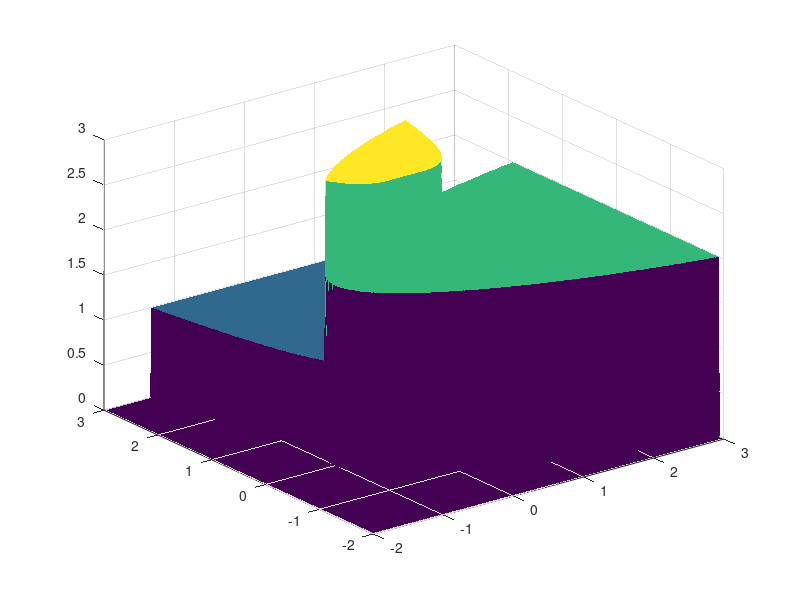

Write the MATLAB code that produced this figure. (Note: this script raises an error after producing the figure.)
clear;
clc
[X,Y] = meshgrid(-2:.01:3);
Z = (5*sinh(Y./5) >= X.^4); 
% Z=1 where the first constraint is satisfied, Z=0 otherwise
Z = Z + 2*(5*tanh(X./5) >= Y.^2 - 1); 
% Z=2 where the second is satisfied, Z=3 where both are
surf(X,Y,Z,'LineStyle','none');
fig = gcf;
fig.Color = 'w'; % white background
view(0,90)
hold on
plot3(1.333,1.037, 4,'*','MarkerEdgeColor','r','MarkerSize',8);
plot3(.4396, .0373, 4,'o','MarkerEdgeColor','r','MarkerSize',8); 
% best point
xlabel('x')
ylabel('y')
%%%%%%%%%%%%%%%%%%%%%%%%%%%%%%%
options = optimoptions('fmincon', ...
            'Algorithm', ...
            'interior-point', ...
            'Display', ...
            'final');    
%plot3(xfinal(1), xfinal(2), 4,'p','MarkerEdgeColor','b','MarkerSize',12); 
hold off